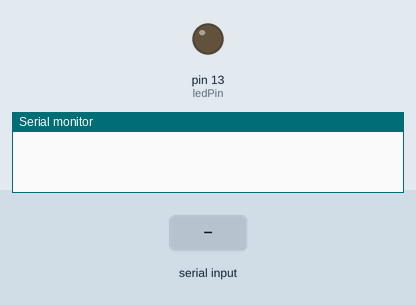
This sketch was run on a simulated Arduino Uno, built with avr-gcc and run on an emulated ATmega328P. On the bench: output pins drawn as LEDs (lit = HIGH), the last lines printed to the serial monitor. The inputs (shaded band) are chosen by the test bench.

Above: at 1.2 s.
1.3 s: "1" received over the second serial link
At 1.7 s:
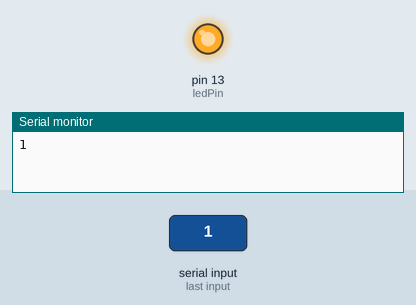
2.8 s: "0" received over the second serial link
At 4.0 s:
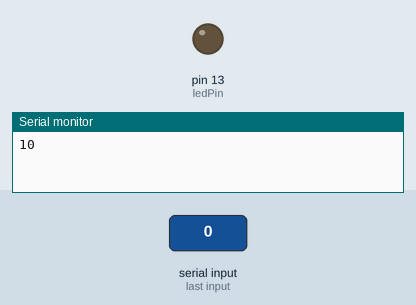
Timing chart, 0 to 5.8 s (numbered marks = the images above; inputs shaded):
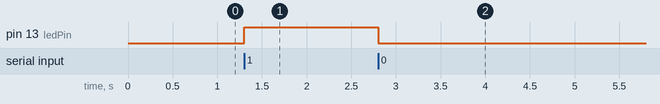

The sketch:

recepteur_lora_v1.ino
```cpp
#include <SoftwareSerial.h>

SoftwareSerial mySerial(10, 11); //mySerial(10, 11); RX, TX
int SerialValue;
int ledPin = 13;

void setup(){
 pinMode(ledPin, OUTPUT);
 Serial.begin(9600);
 while (!Serial){}
 mySerial.begin(9600);
}

void loop(){
  //Serial.write("in");
 if (mySerial.available()){
   SerialValue = mySerial.read();
   Serial.write(SerialValue);
   if (SerialValue == '1'){
    digitalWrite(ledPin,HIGH);
   }
   else if (SerialValue == '0'){
    digitalWrite(ledPin,LOW);
   }
 }
 if (Serial.available())
  mySerial.write(Serial.read());
}
```

Measured:
- after the input at 1.3 s, pin 13 (ledPin): LOW → HIGH at once
- after the input at 2.8 s, pin 13 (ledPin): HIGH → LOW at once
